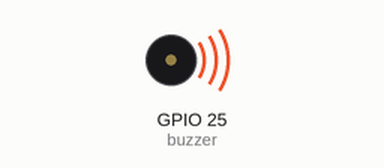
This program was run on a simulated Raspberry Pi (BCM pin numbers). Parts: buzzer (waves = sounding, pin HIGH).

Above: at 0.2 s.
Timing chart, 0 to 3.0 s (numbered marks = the images above):
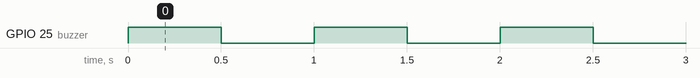

The program:

gpio02_active_buzzer.py
```python
import RPi.GPIO as GPIO
import time

GPIO.setwarnings(False)
GPIO.setmode(GPIO.BCM)

buzzer = 25
GPIO.setup(buzzer, GPIO.OUT)

try:
    while True:
        GPIO.output(buzzer, GPIO.HIGH)
        time.sleep(0.5)
        GPIO.output(buzzer, GPIO.LOW)
        time.sleep(0.5)

finally:
    GPIO.cleanup()
```

Measured:
- by itself, GPIO 25 (buzzer): alternates HIGH for 0.50 s and LOW for 0.50 s
